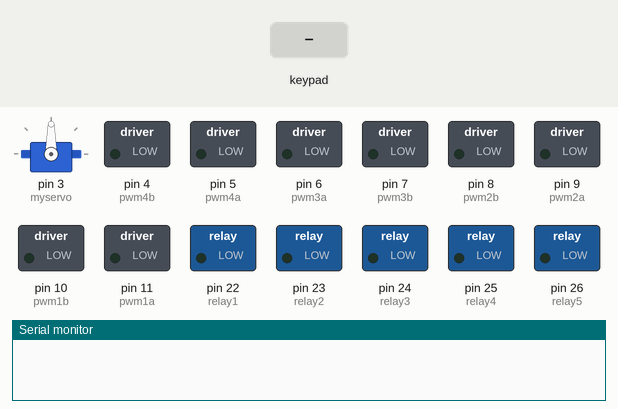
This sketch was run on a simulated Arduino Mega 2560, built with avr-gcc and run on an emulated ATmega2560. On the bench: servo, switched loads named in the sketch (green lamp = pin HIGH), the last lines printed to the serial monitor. The test bench sets the inputs (shaded band).

Above: at 1.5 s.
1.6 s: key 'U' pressed
At 1.86 s:
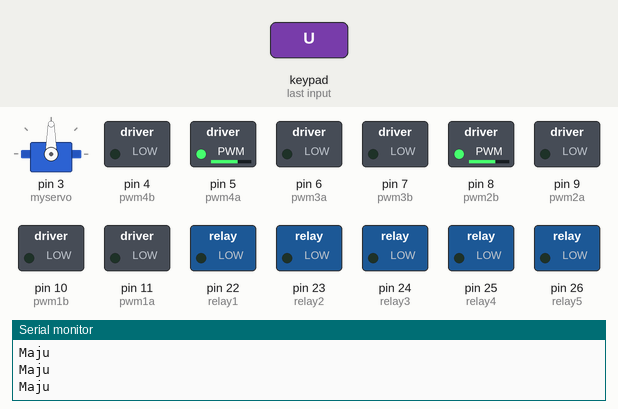
3.5 s: key 'D' pressed
At 3.74 s:
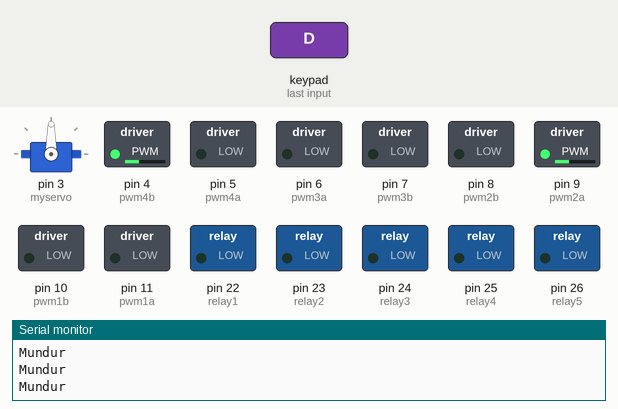
5.4 s: key 'L' pressed
At 5.66 s:
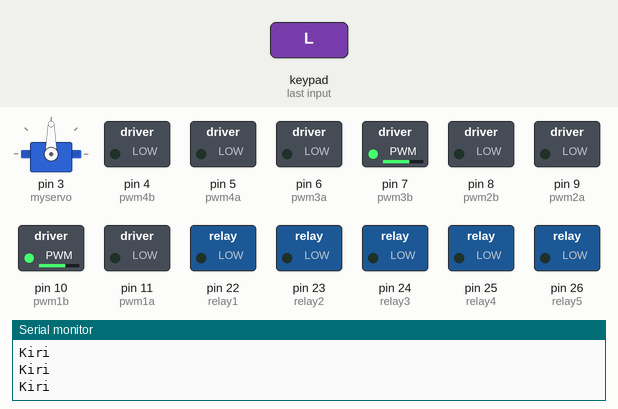
7.3 s: key 'R' pressed
At 7.54 s:
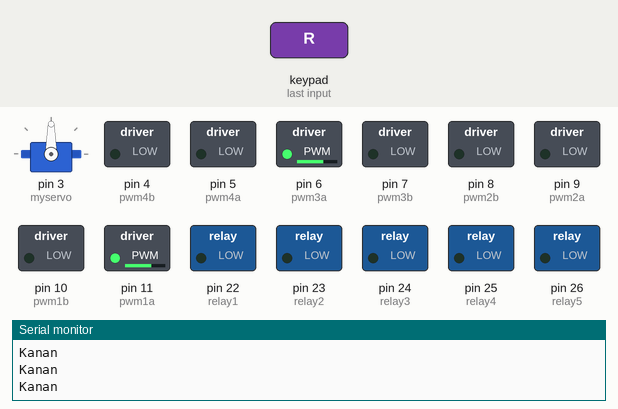
9.2 s: key 'O' pressed
At 9.4 s:
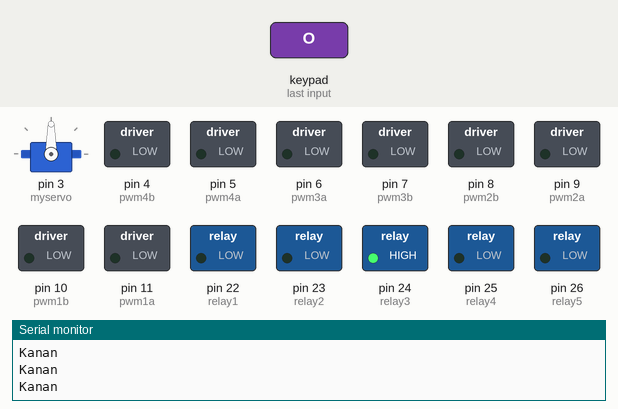
11.1 s: key 'S' pressed
At 11.3 s:
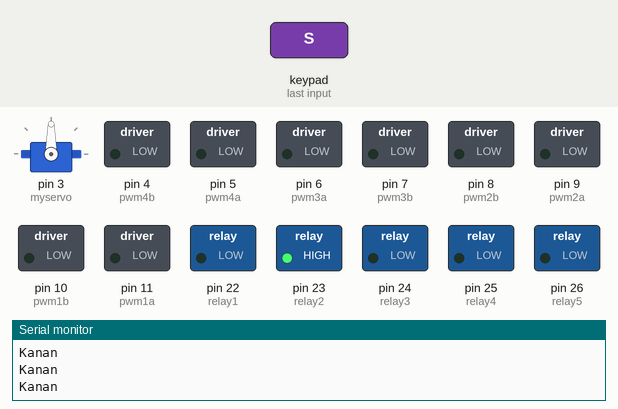
Timing chart, 0 to 14.0 s (numbered marks = the images above; inputs shaded):
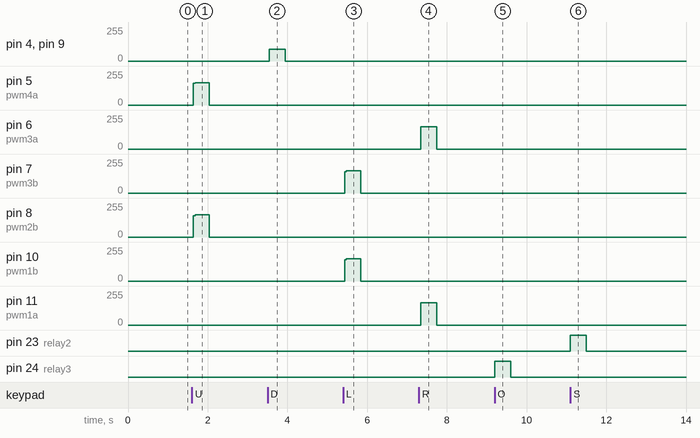

The sketch:

app.ino
```cpp
#include <Servo.h>
#include <PS2X_lib.h>

#define relay1 22
#define relay2 23
#define relay3 24
#define relay4 25
#define relay5 26

#define pwm4a 5
#define pwm4b 4

#define pwm2a 9
#define pwm2b 8

#define pwm1a 11
#define pwm1b 10

#define pwm3a 6
#define pwm3b 7

#define PS2_DAT 30
#define PS2_CMD 32
#define PS2_SEL 33
#define PS2_CLK 31

#define maxSpeed 190

#define pressures false
#define rumble false

int error = 0;
byte type = 0;
byte vibrate = 0;

PS2X ps;
Servo myservo;

void motor(int p1a, int p1b, int p2a, int p2b, int p3a, int p3b, int p4a, int p4b)
{

    analogWrite(pwm1a, p1a);
    analogWrite(pwm1b, p1b);
    analogWrite(pwm2a, p2a);
    analogWrite(pwm2b, p2b);
    analogWrite(pwm3a, p3a);
    analogWrite(pwm3b, p3b);
    analogWrite(pwm4a, p4a);
    analogWrite(pwm4b, p4b);

    if (p2b > 0 && p4a > 0)
    {
        Serial.print("Maju\n");
    }
    else if (p2a > 0 && p4b > 0)
    {
        Serial.print("Mundur\n");
    }
    else if (p1a > 0 && p3a > 0)
    {
        Serial.print("Kanan\n");
    }
    else if (p1b > 0 && p3b > 0)
    {
        Serial.print("Kiri\n");
    }
    else if (p1b > 0 && p2b > 0 && p3a > 0 && p4b > 0)
    {
        Serial.print("Putar Kanan\n");
    }
    else if (p1a > 0 && p2a > 0 && p3b > 0 && p4a > 0)
    {
        Serial.print("Putar Kiri\n");
    }
}

void setup()
{

    myservo.attach(3);
    myservo.write(90);
    pinMode(relay1, OUTPUT);
    pinMode(relay2, OUTPUT);
    pinMode(relay3, OUTPUT);
    digitalWrite(relay1, LOW);
    digitalWrite(relay2, LOW);
    digitalWrite(relay3, LOW);
    pinMode(relay4, OUTPUT);
    pinMode(relay5, OUTPUT);

    pinMode(pwm1a, OUTPUT);
    pinMode(pwm1b, OUTPUT);
    pinMode(pwm2a, OUTPUT);
    pinMode(pwm2b, OUTPUT);
    pinMode(pwm3a, OUTPUT);
    pinMode(pwm3b, OUTPUT);
    pinMode(pwm4a, OUTPUT);
    pinMode(pwm4b, OUTPUT);
    Serial.begin(57600);
    delay(300);
    error = ps.config_gamepad(PS2_CLK, PS2_CMD, PS2_SEL, PS2_DAT, pressures, rumble);
}

void loop()
{

    ps.read_gamepad();
    motor(0, 0, 0, 0, 0, 0, 0, 0);

    //RELAYS
    if (ps.ButtonPressed(PSB_TRIANGLE))
    {
        //RELAY1
        digitalWrite(relay1, HIGH);
    }
    if (ps.ButtonReleased(PSB_TRIANGLE))
    {
        digitalWrite(relay1, LOW);
    }

    if (ps.ButtonPressed(PSB_SQUARE))
    {
        //RELAY2
        digitalWrite(relay2, HIGH);
    }
    if (ps.ButtonReleased(PSB_SQUARE))
    {
        digitalWrite(relay2, LOW);
    }

    if (ps.ButtonPressed(PSB_CIRCLE))
    {
        //RELAY3
        digitalWrite(relay3, HIGH);
    }
    if (ps.ButtonReleased(PSB_CIRCLE))
    {
        digitalWrite(relay3, LOW);
    }

    if (ps.ButtonPressed(PSB_R2))
    {
        //RELAY4
        digitalWrite(relay4, HIGH);
    }
    if (ps.ButtonReleased(PSB_R2))
    {
        digitalWrite(relay4, LOW);
    }

    if (ps.ButtonPressed(PSB_L2))
    {
        //RELAY5
        digitalWrite(relay5, HIGH);
    }
    if (ps.ButtonReleased(PSB_L2))
    {
        digitalWrite(relay5, LOW);
    }

    //Tombol SELECT untuk membuka gripper gerege
    if (ps.ButtonPressed(PSB_SELECT))
    {
        myservo.write(50);
    }
    if (ps.ButtonReleased(PSB_SELECT))
    {
        myservo.write(90);
    }

    //MAJU
    if (ps.Button(PSB_CROSS) || ps.Button(PSB_PAD_UP))
    {
        motor(0, 0, 0, maxSpeed, 0, 0, maxSpeed, 0);
    }

    //MUNDUR
    if (ps.Button(PSB_PAD_DOWN))
    {
        motor(0, 0, 100, 0, 0, 0, 0, 100);
    }

    ///KANAN
    if (ps.Button(PSB_PAD_RIGHT))
    {
        motor(maxSpeed, 0, 0, 0, maxSpeed, 0, 0, 0);
    }

    //KIRI
    if (ps.Button(PSB_PAD_LEFT))
    {
        motor(0, maxSpeed, 0, 0, 0, maxSpeed, 0, 0);
    }

    //PUTAR KANAN
    if (ps.Button(PSB_L1))
    {
        motor(0, 60, 0, 60, 60, 0, 0, 60);
    }

    //PUTAR KIRI
    if (ps.Button(PSB_R1))
    {
        motor(60, 0, 60, 0, 0, 60, 60, 0);
    }
}
```

Measured:
- after the input at 1.6 s, pin 5 (pwm4a): 0/255 → 168/255 at once, → 0/255 0.40 s later; pin 8 (pwm2b): 0/255 → 167/255 at once, → 0/255 0.40 s later
- after the input at 3.5 s, pin 4 (pwm4b), pin 9 (pwm2a): 0/255 → 89/255 at once, → 0/255 0.40 s later
- after the input at 5.4 s, pin 7 (pwm3b), pin 10 (pwm1b): 0/255 → 167/255 at once, → 0/255 0.40 s later
- after the input at 7.3 s, pin 6 (pwm3a): 0/255 → 167/255 at once, → 0/255 0.40 s later; pin 11 (pwm1a): 0/255 → 166/255 at once, → 0/255 0.40 s later
- after the input at 9.2 s, pin 24 (relay3): LOW → HIGH at once, → LOW 0.40 s later
- after the input at 11.1 s, pin 23 (relay2): LOW → HIGH at once, → LOW 0.40 s later
